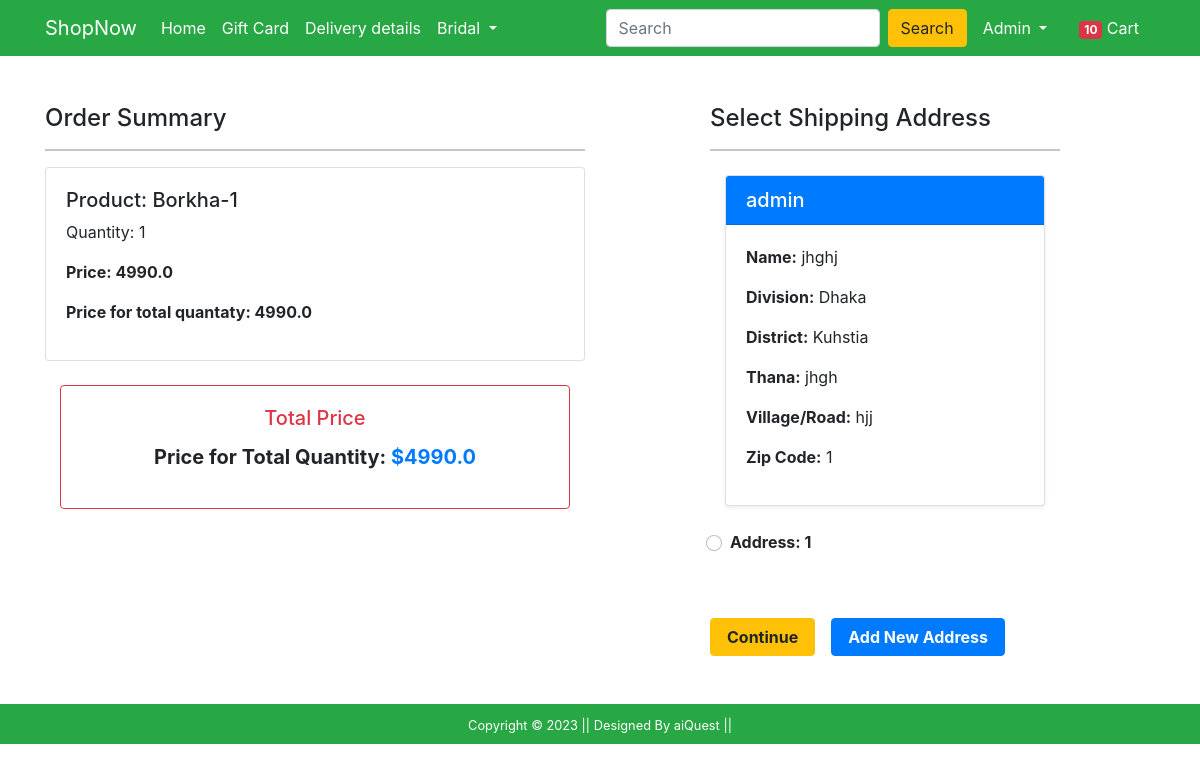
The page /checkout/ (signed in) on the database as committed earlier.
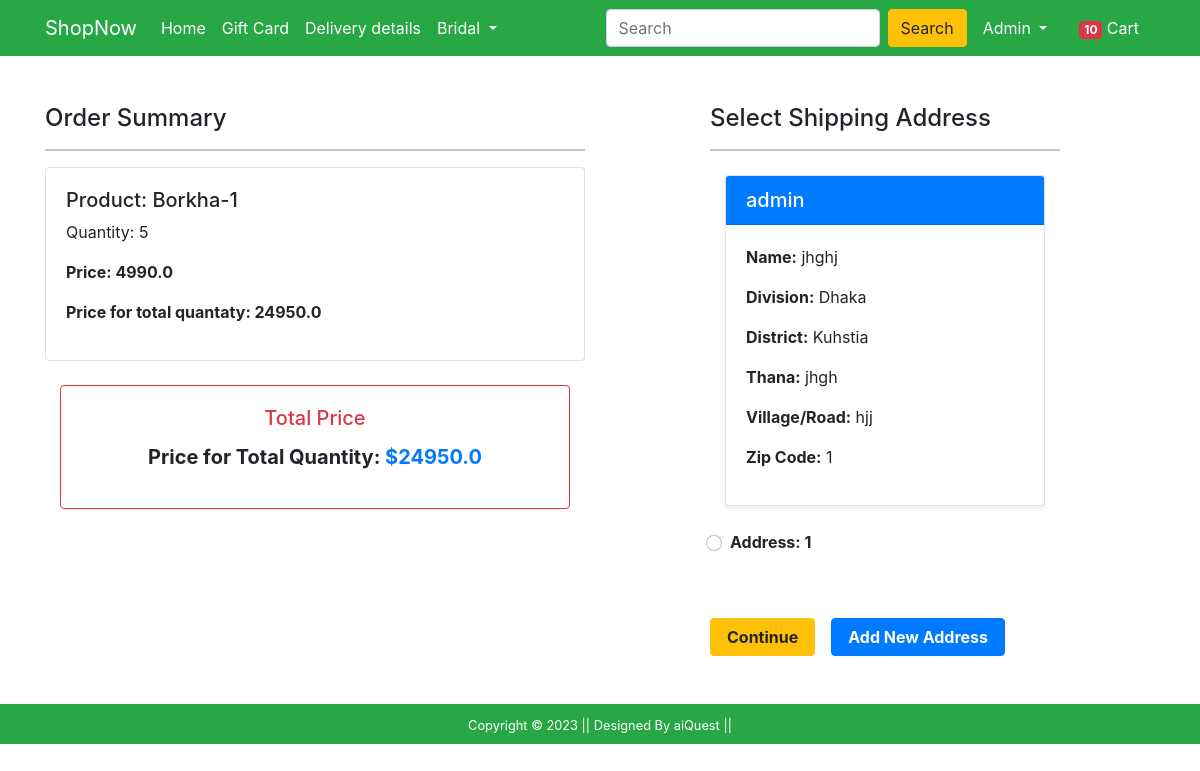
The same page on the database as committed later.
### Shop/models.py (models this page shows, shortened)
class Cart(models.Model):
    user = models.ForeignKey(User, on_delete=models.CASCADE)
    product = models.ForeignKey(Product, on_delete=models.CASCADE)
    quantity = models.PositiveIntegerField(default=1)
    @property
    def total_price(self):
        return self.quantity * self.product.discounted_price

class Product(models.Model):
    title = models.CharField(max_length=100)
    selling_price = models.FloatField()
    discounted_price = models.FloatField()
    description = models.TextField()
    brand = models.CharField(max_length=100)
    category = models.CharField(choices=CATEGORY_CHOICES,max_length=2)
    product_image = models.ImageField(upload_to='productimg')

### Shop/views.py (the view)
# urls.py: path('checkout/', views.checkout, name='checkout'),
@login_required
def checkout(request):
 if request.user.is_authenticated:
    Customers = Customer.objects.filter(user=request.user)
    Carts = Cart.objects.filter(user=request.user)
    total_product = [product for product in Cart.objects.filter(user=request.user) ]
    total = 0
    for i in total_product:
        total += i.total_price
    return render(request, 'Shop/checkout.html', {'c':Customers , "carts":Carts , 'total':total})

### Shop/templates/Shop/checkout.html (shortened to what this page needs)
{% extends 'Shop/base.html' %}
{% load static %}
{% block main-content %}
<div class="container">
    <div class="row mt-5">
        <div class="col-sm-6">
            <h4>Order Summary</h4>
            <hr>
            {% for i in carts%}
            <div class="card mb-2">
                <div class="card-body">
                    <h5>Product: {{i.product.title}}</h5>
                    <p>Quantity: {{i.quantity}}</p>
                    <p class="fw-bold">Price: {{i.product.discounted_price}}</p>
                    <p class="fw-bold">Price for total quantaty: {{i.total_price}}</p>
                </div>
            </div>
            {% endfor %}
            <link href="https://maxcdn.bootstrapcdn.com/bootstrap/4.5.2/css/bootstrap.min.css" rel="stylesheet">
            <div class="container my-4">
                <div class="card border-danger">
                    <div class="card-body">
                        <h5 class="card-title text-center text-danger">Total Price</h5>
                        <p class="fw-bold text-center" style="font-size: 1.25rem;">
                            Price for Total Quantity: <span class="text-primary">${{ total }}</span>
                        </p>
                    </div>
                </div>
            </div>
        </div>
        <div class="col-sm-4 offset-sm-1">
            <h4>Select Shipping Address</h4>
            <hr>
            <form action="/payment" >
                {% if c %}
                {% for c in c %}
                <div class="container my-4">
                    <div class="card shadow-sm">
                        <div class="card-header bg-primary text-white">
                            <h5 class="mb-0">{{ request.user }}</h5>
                        </div>
                        <div class="card-body">
                            <p><strong>Name:</strong> {{ c.name }}</p>
                            <p><strong>Division:</strong> {{ c.division }}</p>
                            <p><strong>District:</strong> {{ c.district }}</p>
                            <p><strong>Thana:</strong> {{ c.thana }}</p>
                            <p><strong>Village/Road:</strong> {{ c.villorroad }}</p>
                            <p><strong>Zip Code:</strong> {{ c.zipcode }}</p>
                        </div>
                    </div>
                </div>
                <div class="form-check mt-2 mb-5">
                    <input class="form-check-input" type="radio" name="address" id="address{{forloop.counter }}"
                        value="{{ c.id }}">
                    <label class="form-check-label fw-bold" for="address{{ forloop.counter }}">
                        Address: {{ forloop.counter }}
                    </label>
                </div>
                {% endfor %}
                <div style="display: flex; gap : 1rem">
                    <button type="submit" class="btn btn-warning mt-3 px-3 fw-bold">Continue</button>
                    <a href="{% url 'profile' %}" class="btn btn-primary mt-3 px-3 fw-bold">Add New Address</a>
                </div>
            </form>
            {%else%}
            <p> You have on Address for order product</p>
            <div class="text-end">
                <a href="{% url 'profile' %}" class="btn btn-primary mt-3 px-5 fw-bold">Add Address</a>
            </div>
            {%endif%}
        </div>
    </div>
</div>
{% endblock main-content %}

Rows that differ between the two databases and show on the page:
changed Cart "Borkha-1": quantity "1" → "5"; total_price "4990.0" → "24950.0"
Other text that changed with them:
{{ total }}: "4990.0" → "24950.0"
